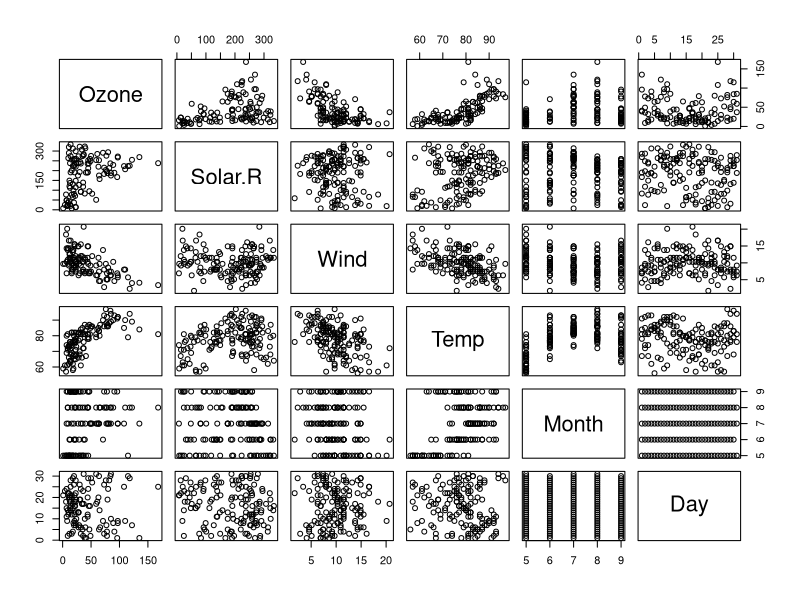
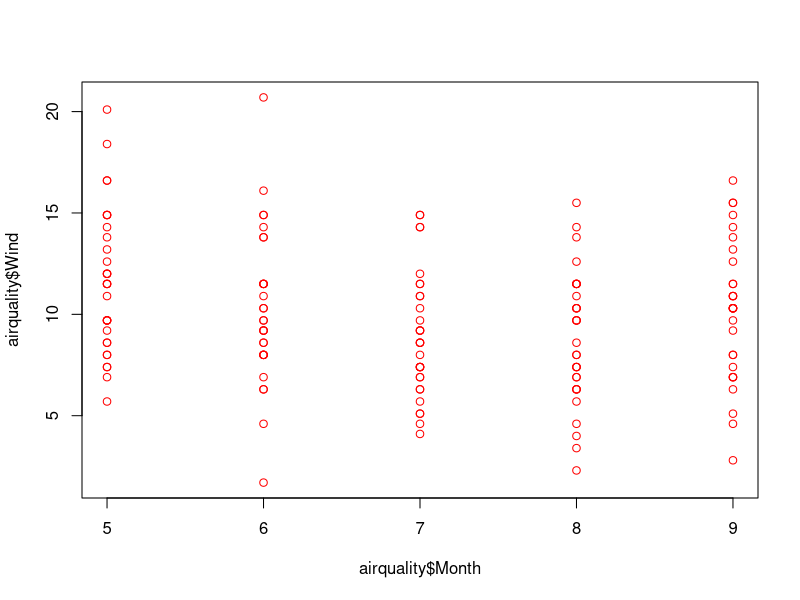
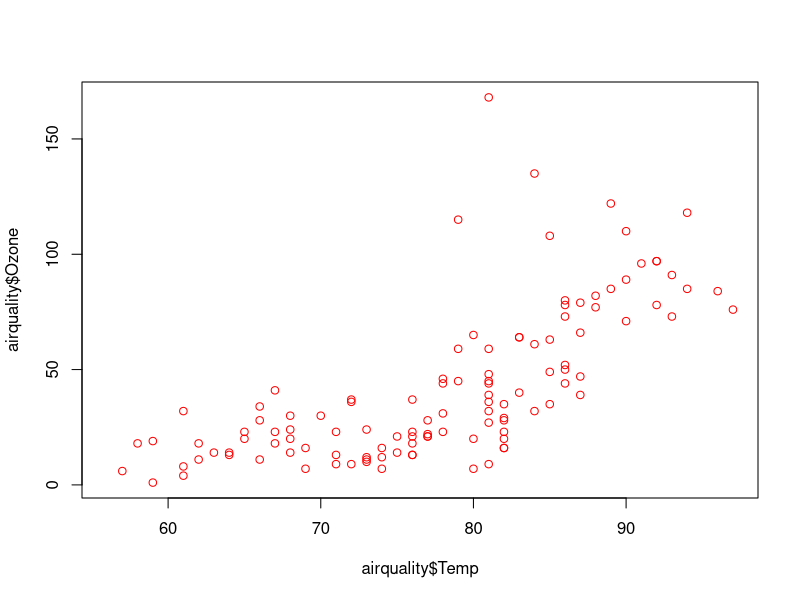

Write the R code that produced these figures, in order.
#######################################
#                                     #
#         Exercise R1 - 2             #
#                                     #
#######################################

# Exploratory data analysis

### 1. Load 'airquality' dataset

data(airquality)

### 2. Explore structure of an 'airquality' dataset.

str(airquality)

### 3. Get the minimum, maximum, and number of missing values in the dataset

summary(airquality)
### 4. Print the first 4 rows and the last 5 rows of the dataset

print(head(airquality, n = 4))

print(tail(airquality, n = 3))

dim(airquality)

colnames(airquality)

rownames(airquality)


plot(airquality)

plot(x = airquality$Month, y = airquality$Wind, type = "p", col = "red")

cor(airquality$Month, airquality$Wind)

cor(airquality$Temp, airquality$Ozone)

plot(x = airquality$Temp, y = airquality$Ozone, type = "p", col = "red")
